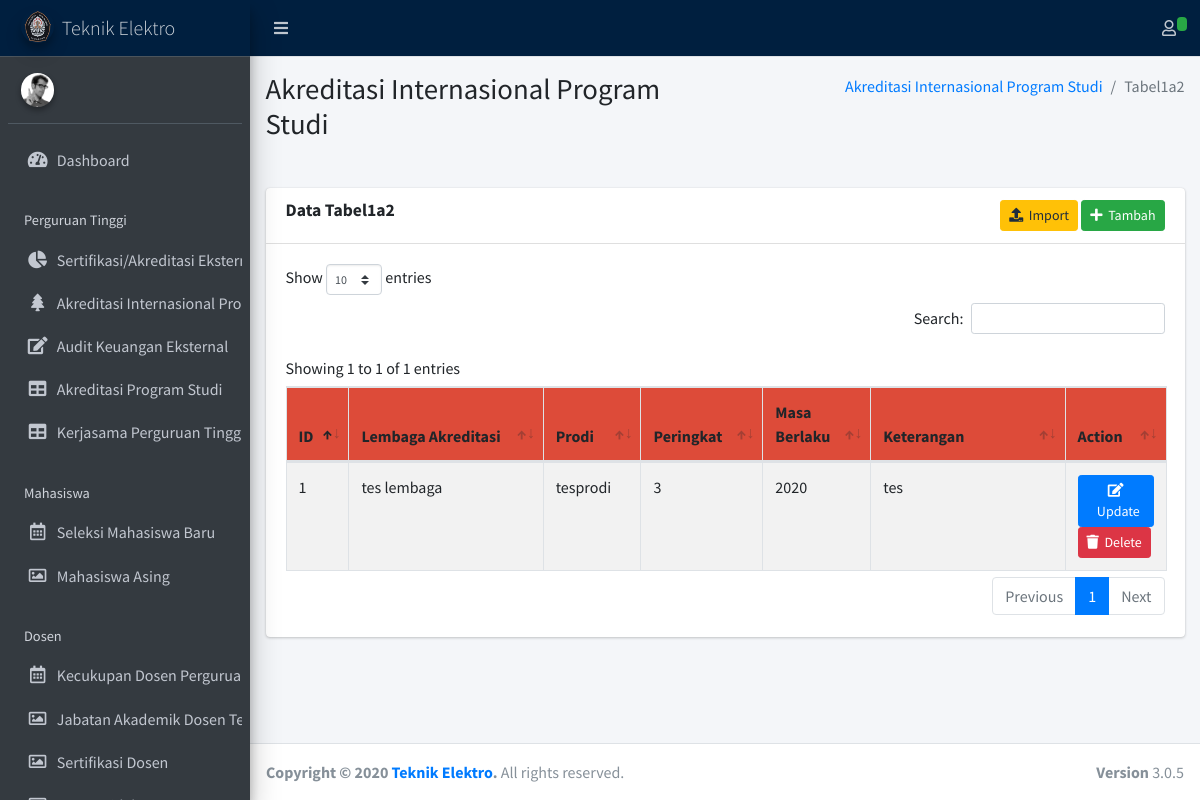
Page /index.php/tabel1a2 on the committed database.
### tables this page shows
CREATE TABLE `tabel1a2` (
  `id` int(11) NOT NULL,
  `lembaga_akreditasi` varchar(128) NOT NULL,
  `prodi` varchar(128) NOT NULL,
  `peringkat` varchar(128) NOT NULL,
  `masa_berlaku` int(4) NOT NULL,
  `keterangan` text NOT NULL,
  `created_at` datetime NOT NULL,
  `updated_at` datetime NOT NULL
);

### application/controllers/Tabel1a2.php (called while the page is built, shortened)
<?php
class Tabel1a2 extends CI_Controller {
    public function __construct()
    {
        $this->load->model('Tabel1a2Model');
    }
	public function index()
	{
        $tabel1a2s = $this->Tabel1a2Model->show();
        $this->load->view('main.php',[
            "page" => "tabel1a2",
            "content" => [],
            "tabel1a2s" => $tabel1a2s,
        ]);
    }
}

### index.php (called while the page is built, shortened)
<?php
require_once BASEPATH.'core/CodeIgniter.php';

### application/models/Tabel1a2Model.php (called while the page is built, shortened)
<?php if(!defined('BASEPATH')) exit('Hacking Attempt : Keluar dari sistem..!!');
class Tabel1a2Model extends CI_Model
{
    public function show()
    {
        $this->db->select('*');
        return $this->db->get('tabel1a2')->result();
    }
}

### application/views/pages/tabel1a2.php (the view, shortened to what this page needs)
<div class="content-wrapper">
	<section class="content-header">
      <div class="container-fluid">
        <div class="row mb-2">
          <div class="col-sm-6">
            <h1>Akreditasi Internasional Program Studi</h1>
          </div>
          <div class="col-sm-6">
            <ol class="breadcrumb float-sm-right">
              <li class="breadcrumb-item"><a href="#">Akreditasi Internasional Program Studi</a></li>
              <li class="breadcrumb-item active">Tabel1a2</li>
            </ol>
          </div>
        </div>
      </div>
    </section>
	<br>
	<section class="content">
		<div class="container-fluid">
			<div class="row">
				<div class="col-12">
					<div class="card">
						<div class="card-header">
							<h3 class="card-title"><b>Data Tabel1a2 </b></h3>
							<div class="text-right">
								<button type="button" class="btn btn-sm btn-warning" data-toggle="modal"
									data-target="#import-tabel1a2"><i class="fa fa-upload"></i>&nbsp&nbspImport</button>
								<button type="button" class="btn btn-sm btn-success" data-toggle="modal"
									data-target="#tambah-tabel1a2"><i class="fa fa-plus"></i>&nbsp&nbspTambah</button>
							</div>
						</div>
						<div class="card-body table-responsive">
							<table class="table table-striped table-bordered table-hover dataku">
								<thead class="atas">
									<tr>
										<th width="5%">ID</th>
										<th width="20%">Lembaga Akreditasi</th>
										<th width="10%">Prodi</th>
										<th width="10%">Peringkat</th>
										<th width="10%">Masa Berlaku</th>
										<th width="20%">Keterangan</th>
										<th width="10%">Action</th>
									</tr>
								</thead>
								<tbody>
									<?php
									$no=1;
									foreach ($tabel1a2s as $tabel1a2) {
									?>
									<tr>
										<td><?php echo $no; ?></td>
										<td><?php echo $tabel1a2->lembaga_akreditasi; ?></td>
										<td><?php echo $tabel1a2->prodi; ?></td>
										<td><?php echo $tabel1a2->peringkat; ?></td>
										<td><?php echo $tabel1a2->masa_berlaku; ?></td>
										<td><?php echo $tabel1a2->keterangan; ?></td>
										<td>
											<button type="button" class="btn btn-sm btn-primary" data-toggle="modal"
												data-target="#edit-tabel1a2<?php echo $tabel1a2->id;?>"><i
													class="fa fa-edit"></i>&nbsp&nbspUpdate</button>
											<a class="btn btn-danger btn-sm delete-link" href="<?= base_url('Tabel1a2/delete/'.$tabel1a2->id);?>"><i
													class="fa fa-trash "></i>&nbsp&nbspDelete</a>
										</td>
									</tr>
									<?php $no++; } ?>
								</tbody>
							</table>
						</div>
					</div>
				</div>
			</div>
		</div>
	</section>
</div>

### application/views/templates/head.php (style rules this page uses)
.atas { background-color: #DD4B39; border-color: green; border-color: green; }

### rows in the picture
tabel1a2: lembaga_akreditasi "tes lembaga", prodi "tesprodi", peringkat "3", masa_berlaku "2020", keterangan "tes"
